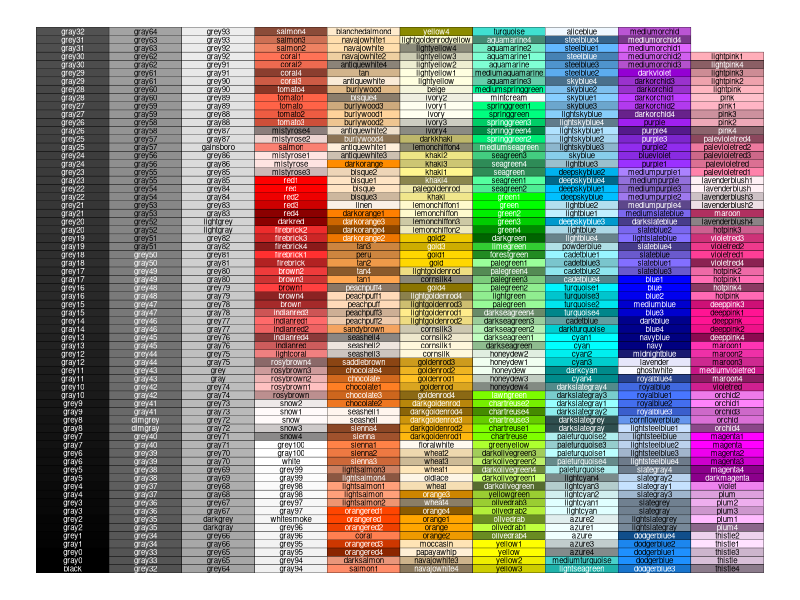
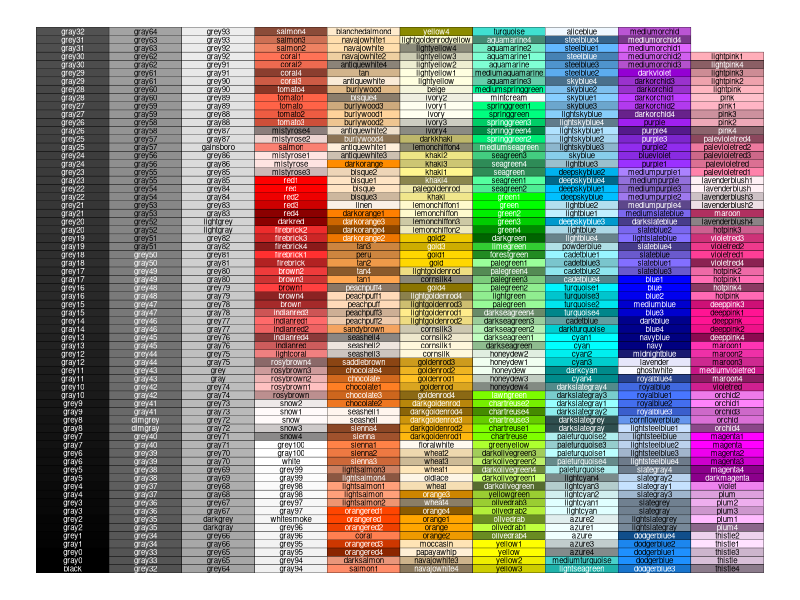

Recreate these plots in R, in order.
library(tidyverse)

ordered <-
  tibble(colour_names = colours()) %>%
  mutate(rgb = map(colour_names, col2rgb),
         hsv = map(rgb, rgb2hsv), 
         hue = map_dbl(hsv, ~.x[1]),
         sat = map_dbl(hsv, ~.x[2]),
         val = map_dbl(hsv, ~.x[3])) %>%
  arrange(hue, sat, val)

l <- length(colours())
w <- 10 # number of columns in plot
h <- ceiling(l/w)

as.tibble(expand.grid(y = 1:h, x = 1:w)) %>%
  slice(1:l) %>% 
  mutate(fill_colour = ordered$colour_names,
         text_colour = map_chr(fill_colour, ~ifelse(mean(col2rgb(.x)) > 127, 
                                                    "black",
                                                    "white"))) %>%
  ggplot(aes(x, y, fill=fill_colour))+
  geom_tile(col=1)+
  geom_text(aes(label=fill_colour, col=text_colour), size=2)+
  scale_fill_identity()+
  scale_colour_identity()+
  theme_void()

ggsave("r_colours/R_colours.png", height = 297, width = 210, units = "mm")
